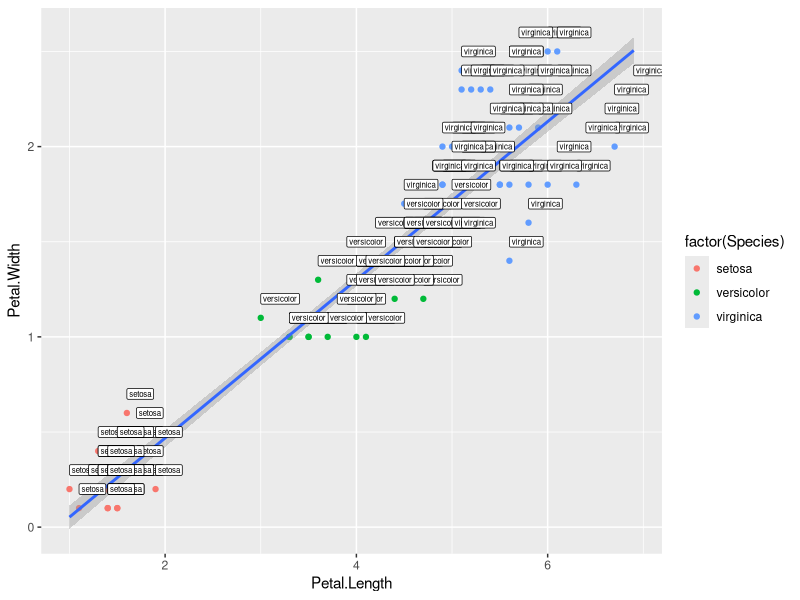
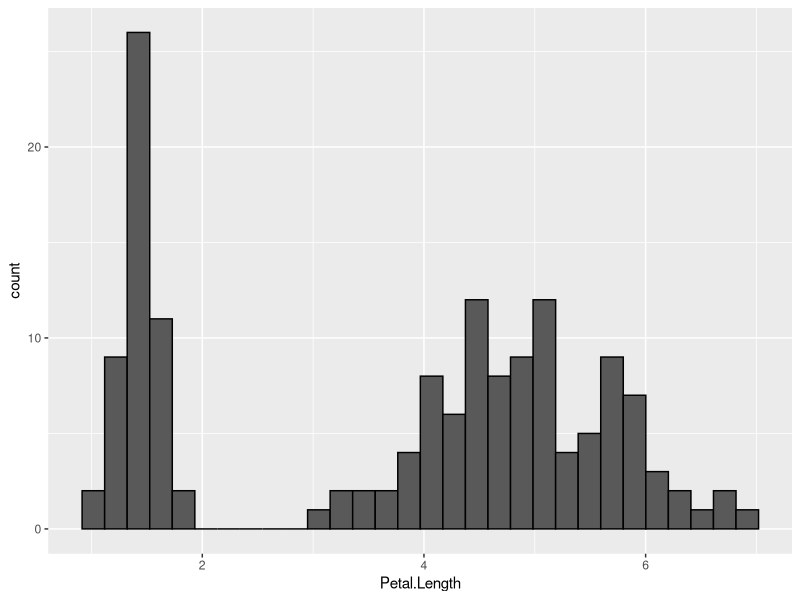
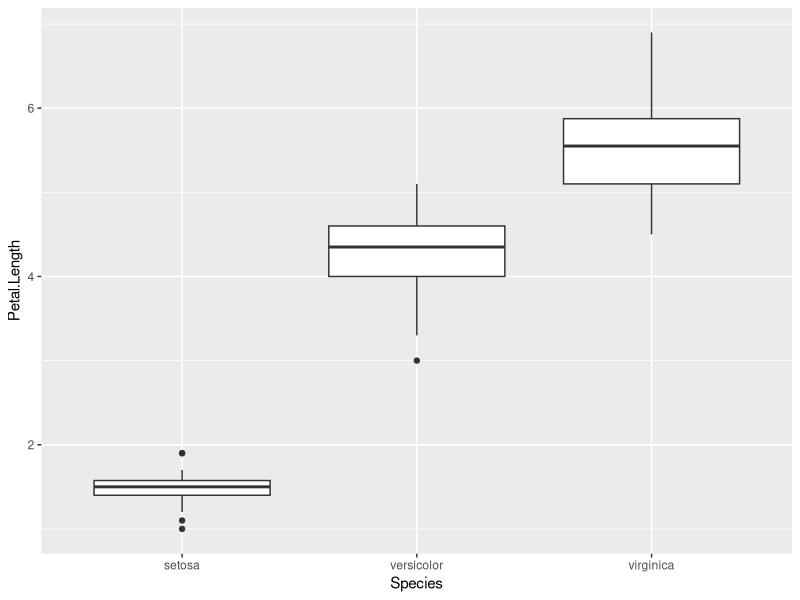
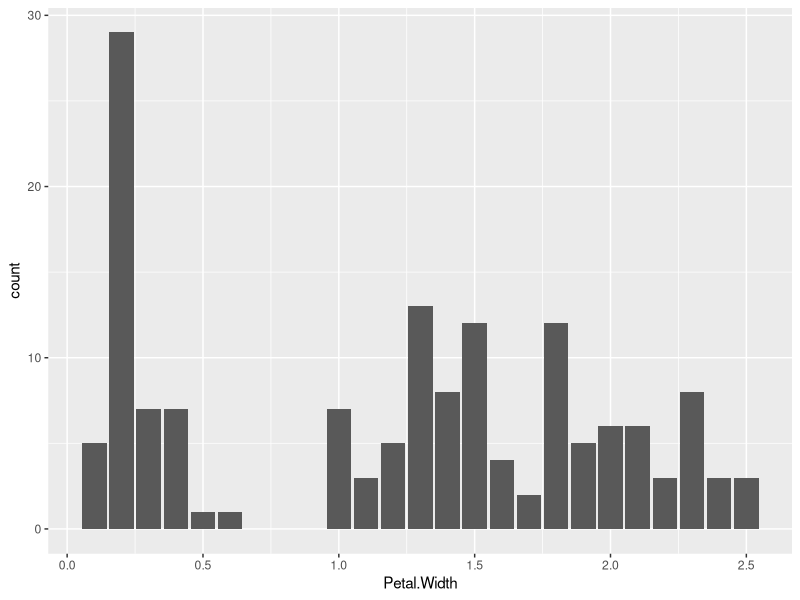

The R script that drew these images, in order:
#4.1
data("iris")
library(ggplot2)
ggplot(iris,aes(x=Petal.Length,y=Petal.Width))+geom_point(aes(color=factor(Species)))+geom_smooth(method="lm")+geom_label(aes(label=Species,hjust=0),nudge_y=0.1,size=2)

#4.2
library(ggplot2)
ggplot(iris,aes(x=Petal.Length))+geom_histogram(color="Black")

#4.3
library(ggplot2)
ggplot(iris,aes(Species,Petal.Length))+geom_boxplot()

#4.4
library(ggplot2)
ggplot(iris, aes(x = Petal.Width)) + geom_bar()

